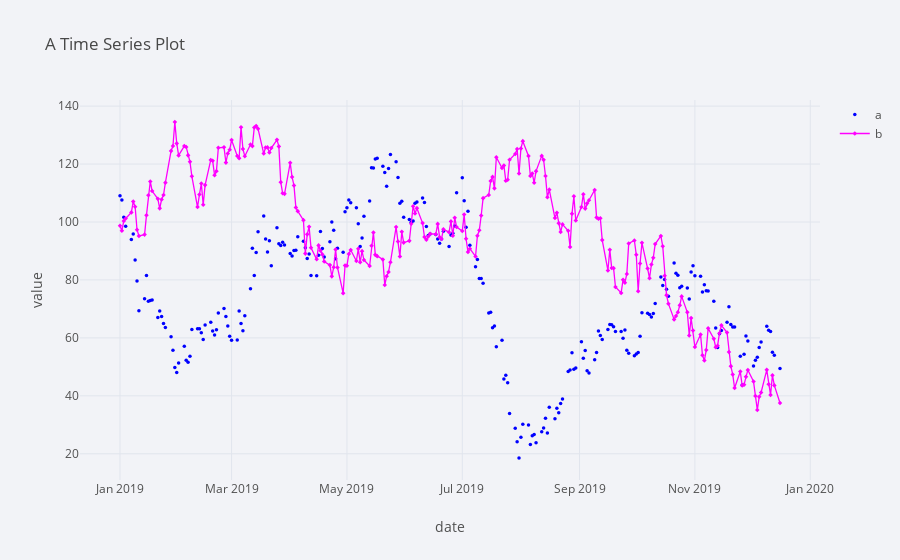

Notebook code cell kept with this figure:
### Code cell
plyo.iplot(
    df[['a', 'b']].iplot(asFigure=True,
             theme='polar',  
             title='A Time Series Plot',  
             xTitle='date',  
             yTitle='value',  
             mode={'a': 'markers', 'b': 'lines+markers'},  
             symbol={'a': 'circle', 'b': 'diamond'},  
             size=3.5,  
             colors={'a': 'blue', 'b': 'magenta'},  
                        ),
    image='png',
    filename='ply_02'
)

### Figure 1 — Plotly figure (JSON) as saved in the notebook; plotly's stock layout.template omitted (floating-point values rounded to 4 significant figures; data arrays with more than 128 entries replaced by an {"elided": "..."} marker saying what was removed)
{"data": [{"name": "a", "text": "", "y": {"elided": "250 float values"}, "mode": "markers", "marker": {"symbol": "circle", "size": 3.5}, "x": {"elided": "250 str values"}, "line": {"color": "blue", "dash": "solid", "shape": "linear", "width": 1.3}, "type": "scatter"}, {"name": "b", "text": "", "y": {"elided": "250 float values"}, "mode": "lines+markers", "marker": {"symbol": "diamond", "size": 3.5}, "x": {"elided": "250 str values"}, "line": {"color": "magenta", "dash": "solid", "shape": "linear", "width": 1.3}, "type": "scatter"}], "layout": {"title": {"text": "A Time Series Plot", "font": {"color": "#484848"}}, "paper_bgcolor": "#F2F3F7", "plot_bgcolor": "#F2F3F7", "yaxis": {"tickfont": {"color": "#505050"}, "zerolinecolor": "#E1E5ED", "title": {"text": "value", "font": {"color": "#505050"}}, "gridcolor": "#E1E5ED", "showgrid": true}, "xaxis": {"tickfont": {"color": "#505050"}, "zerolinecolor": "#E1E5ED", "title": {"text": "date", "font": {"color": "#505050"}}, "gridcolor": "#E1E5ED", "showgrid": true}, "legend": {"bgcolor": "#F2F3F7", "font": {"color": "#505050"}}}}
